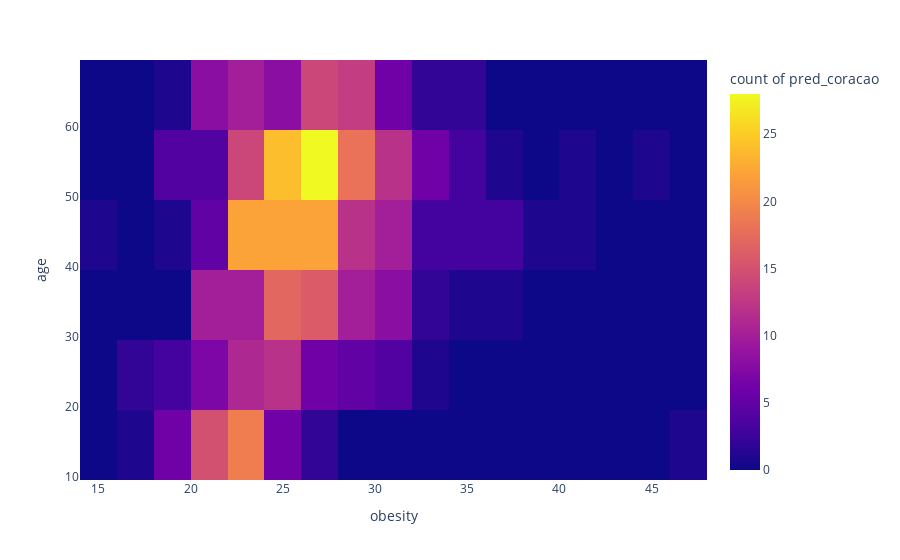

The code cell stored with this chart in its notebook:
### Code cell
#com predicao:
px.density_heatmap(data_frame=dados, x=dados.obesity.name, y=dados.age.name, z='pred_coracao')

### Figure 1 — Plotly figure (JSON) as saved in the notebook; plotly's stock layout.template omitted (floating-point values rounded to 4 significant figures; data arrays with more than 128 entries replaced by an {"elided": "..."} marker saying what was removed)
{"data": [{"hovertemplate": "obesity=%{x}<br>age=%{y}<br>count of pred_coracao=%{z}", "name": "", "yaxis": "y", "ybingroup": "y", "xbingroup": "x", "hoverlabel": {"namelength": 0}, "xaxis": "x", "y": {"elided": "462 int values"}, "x": {"elided": "462 float values"}, "z": {"elided": "462 int values"}, "type": "histogram2d", "coloraxis": "coloraxis"}], "layout": {"yaxis": {"domain": [0, 1], "anchor": "x", "title": {"text": "age"}}, "xaxis": {"domain": [0, 1], "anchor": "y", "title": {"text": "obesity"}}, "margin": {"t": 60}, "legend": {"tracegroupgap": 0}, "coloraxis": {"colorbar": {"title": {"text": "count of pred_coracao"}}, "colorscale": [[0, "#0d0887"], [0.1111, "#46039f"], [0.2222, "#7201a8"], [0.3333, "#9c179e"], [0.4444, "#bd3786"], [0.5556, "#d8576b"], [0.6667, "#ed7953"], [0.7778, "#fb9f3a"], [0.8889, "#fdca26"], [1, "#f0f921"]]}}}
